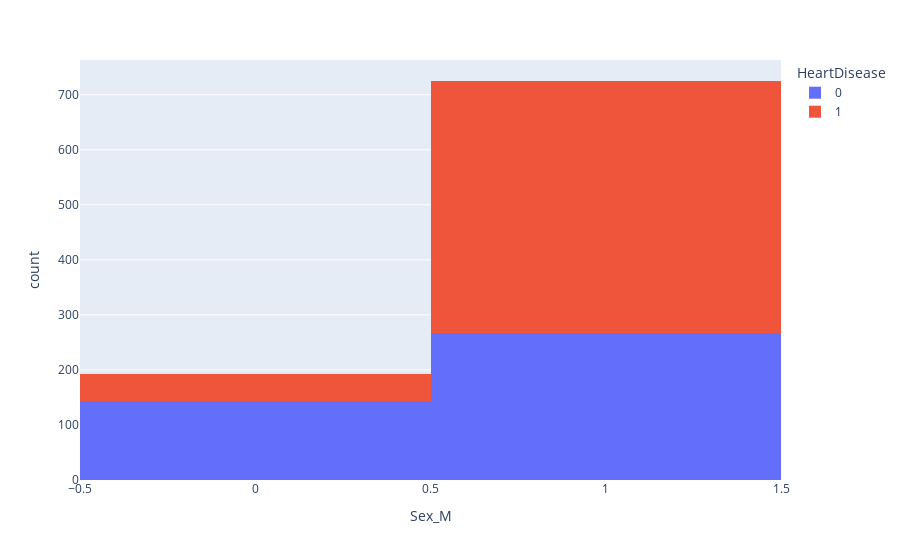

Notebook code cell kept with this figure:
### Code cell
px.histogram(heart_df,x='Sex_M',color='HeartDisease')

### Figure 1 — Plotly figure (JSON) as saved in the notebook; plotly's stock layout.template omitted (floating-point values rounded to 4 significant figures; data arrays with more than 128 entries replaced by an {"elided": "..."} marker saying what was removed)
{"data": [{"bingroup": "x", "hovertemplate": "HeartDisease=0<br>Sex_M=%{x}<br>count=%{y}<extra></extra>", "legendgroup": "0", "marker": {"color": "#636efa", "pattern": {"shape": ""}}, "name": "0", "orientation": "v", "showlegend": true, "type": "histogram", "x": {"elided": "410 int values"}, "xaxis": "x", "yaxis": "y"}, {"bingroup": "x", "hovertemplate": "HeartDisease=1<br>Sex_M=%{x}<br>count=%{y}<extra></extra>", "legendgroup": "1", "marker": {"color": "#EF553B", "pattern": {"shape": ""}}, "name": "1", "orientation": "v", "showlegend": true, "type": "histogram", "x": {"elided": "508 int values"}, "xaxis": "x", "yaxis": "y"}], "layout": {"barmode": "relative", "legend": {"title": {"text": "HeartDisease"}, "tracegroupgap": 0}, "margin": {"t": 60}, "xaxis": {"anchor": "y", "domain": [0, 1], "title": {"text": "Sex_M"}}, "yaxis": {"anchor": "x", "domain": [0, 1], "title": {"text": "count"}}}}
